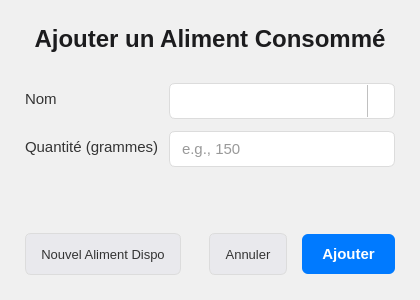
<?xml version="1.0" encoding="UTF-8"?>
<ui version="4.0">
 <class>AddFoodWidget</class>
 <widget class="QWidget" name="AddFoodWidget">
  <property name="geometry">
   <rect>
    <x>0</x>
    <y>0</y>
    <width>420</width>
    <height>300</height>
   </rect>
  </property>
  <property name="windowTitle">
   <string>Tracker2Perf - Ajouter Aliment Consommé</string>
  </property>
  <property name="styleSheet">
   <string>/* === Main Widget === */
#AddFoodWidget {
    background-color: #F0F0F0;
}

/* === Labels === */
QLabel {
    font-size: 11pt;
    color: #333333;
    /* font-family: -apple-system, BlinkMacSystemFont, "Segoe UI", Roboto, Helvetica, Arial, sans-serif; */
}

#titleLabel {
    font-size: 18pt;
    font-weight: bold;
    color: #1c1c1e;
    padding-bottom: 15px;
}

QFormLayout QLabel {
    padding-top: 5px;
}

/* === Line Edits === */
QLineEdit {
    background-color: #FFFFFF;
    border: 1px solid #DCDCDC;
    border-radius: 6px;
    padding: 6px 10px;
    min-height: 22px;
    font-size: 11pt;
    color: #333333;
}
QLineEdit:focus {
    border: 1px solid #007AFF;
}
QLineEdit[placeholderText] {
    color: #AAAAAA;
}

/* === Enhanced Combo Box Styling === */
QComboBox {
    background-color: #FFFFFF;
    border: 1px solid #DCDCDC;
    border-radius: 6px;
    padding: 6px 28px 6px 10px; /* Adjusted right padding for dropdown area */
    min-height: 22px; /* Match LineEdit */
    font-size: 11pt;
    color: #333333;
}

QComboBox:focus {
    border: 1px solid #007AFF;
}

/* :on style less relevant for non-editable combos */
/* QComboBox:on {
    padding-top: 3px;
    padding-left: 4px;
} */

QComboBox::drop-down {
    subcontrol-origin: padding; /* Position relative to padding */
    subcontrol-position: top right; /* Position in top-right */
    width: 25px; /* Width of the dropdown clickable area */

    border-left-width: 1px; /* Separator line */
    border-left-color: #C0C0C0; /* Slightly darker separator */
    border-left-style: solid;

    border-top-right-radius: 6px; /* Match main border radius */
    border-bottom-right-radius: 6px;

    /* Use a gradient or distinct background for the button area */
    background-color: qlineargradient(x1: 0, y1: 0, x2: 0, y2: 1,
                                      stop: 0 #F8F8F8, stop: 1 #EAEAEA);

    margin: 1px; /* Small margin to inset the button slightly */
}

QComboBox::drop-down:hover {
    background-color: qlineargradient(x1: 0, y1: 0, x2: 0, y2: 1,
                                      stop: 0 #FFFFFF, stop: 1 #E0E0E0); /* Lighter on hover */
    border-left-color: #A0A0A0;
}

QComboBox::down-arrow {
     /* Replace with your icon path if desired */
     /* image: url(:/icons/down_arrow.png); */
     width: 12px;
     height: 12px;
}

/* Style the dropdown list */
QComboBox QAbstractItemView {
    border: 1px solid #A0A0A0; /* Match hover border */
    background-color: #FFFFFF;
    selection-background-color: #007AFF;
    selection-color: #FFFFFF;
    color: #333333;
    padding: 4px;
    outline: 0px; /* Remove focus outline from popup */
}
/* === End Enhanced Combo Box Styling === */


/* === Action Buttons === */
/* Save Button (Primary) */
QPushButton#saveButton {
    background-color: #007AFF;
    color: #FFFFFF;
    border: none;
    border-radius: 6px;
    padding: 8px 20px;
    min-height: 24px;
    font-size: 11pt;
    font-weight: 500;
}
QPushButton#saveButton:hover { background-color: #3395FF; }
QPushButton#saveButton:pressed { background-color: #005ECB; }
QPushButton#saveButton:disabled { background-color: #DCDCDC; color: #A0A0A0; }

/* Cancel and AddAvailableFood Buttons (Secondary) */
QPushButton#cancelButton, QPushButton#addAvailableFoodButton {
    background-color: #E9E9ED;
    color: #333333;
    border: 1px solid #DCDCDC;
    border-radius: 6px;
    padding: 8px 15px; /* Adjusted padding */
    min-height: 24px;
    font-size: 10pt; /* Slightly smaller font for secondary */
    font-weight: normal;
}
QPushButton#cancelButton:hover, QPushButton#addAvailableFoodButton:hover {
     background-color: #DDDDDF; border-color: #CFCFCF;
}
QPushButton#cancelButton:pressed, QPushButton#addAvailableFoodButton:pressed {
     background-color: #D5D5D7;
}
   </string>
  </property>
  <layout class="QVBoxLayout" name="mainVLayout">
   <property name="spacing">
    <number>15</number>
   </property>
   <property name="leftMargin">
    <number>25</number>
   </property>
   <property name="topMargin">
    <number>25</number>
   </property>
   <property name="rightMargin">
    <number>25</number>
   </property>
   <property name="bottomMargin">
    <number>25</number>
   </property>
   <item>
    <widget class="QLabel" name="titleLabel">
     <property name="text">
      <string>Ajouter un Aliment Consommé</string>
     </property>
     <property name="alignment">
      <set>Qt::AlignmentFlag::AlignCenter</set>
     </property>
    </widget>
   </item>
   <item>
    <layout class="QFormLayout" name="foodFormLayout">
     <property name="labelAlignment">
      <set>Qt::AlignmentFlag::AlignLeading|Qt::AlignmentFlag::AlignLeft|Qt::AlignmentFlag::AlignVCenter</set>
     </property>
     <property name="horizontalSpacing">
      <number>10</number>
     </property>
     <property name="verticalSpacing">
      <number>12</number>
     </property>
     <item row="0" column="0">
      <widget class="QLabel" name="nomLabel">
       <property name="text">
        <string>Nom</string>
       </property>
      </widget>
     </item>
     <item row="0" column="1">
      <widget class="QComboBox" name="nomComboBox">
       <!-- *** THIS IS THE KEY CHANGE *** -->
       <property name="editable">
        <bool>false</bool>
       </property>
       <!-- ****************************** -->
       <property name="insertPolicy">
        <enum>QComboBox::InsertPolicy::NoInsert</enum>
       </property>
      </widget>
     </item>
     <item row="1" column="0">
      <widget class="QLabel" name="caloriesLabel">
       <property name="text">
        <string>Quantité (grammes)</string>
       </property>
      </widget>
     </item>
     <item row="1" column="1">
      <widget class="QLineEdit" name="quantityLineEdit">
       <property name="placeholderText">
        <string>e.g., 150</string>
       </property>
      </widget>
     </item>
    </layout>
   </item>
   <item>
    <spacer name="verticalSpacer">
     <property name="orientation">
      <enum>Qt::Orientation::Vertical</enum>
     </property>
     <property name="sizeType">
      <enum>QSizePolicy::Policy::Expanding</enum>
     </property>
     <property name="sizeHint" stdset="0">
      <size>
       <width>20</width>
       <height>20</height>
      </size>
     </property>
    </spacer>
   </item>
   <item>
    <layout class="QHBoxLayout" name="buttonBoxHLayout">
     <item>
      <widget class="QPushButton" name="addAvailableFoodButton">
       <property name="toolTip">
        <string>Ajouter un nouvel aliment à la liste globale</string>
       </property>
       <property name="text">
        <string>Nouvel Aliment Dispo</string>
       </property>
      </widget>
     </item>
     <item>
      <spacer name="horizontalSpacer">
       <property name="orientation">
        <enum>Qt::Orientation::Horizontal</enum>
       </property>
       <property name="sizeHint" stdset="0">
        <size>
         <width>40</width>
         <height>20</height>
        </size>
       </property>
      </spacer>
     </item>
     <item>
      <widget class="QPushButton" name="cancelButton">
       <property name="text">
        <string>Annuler</string>
       </property>
      </widget>
     </item>
     <item>
      <widget class="QPushButton" name="saveButton">
       <property name="text">
        <string>Ajouter</string>
       </property>
       <property name="default">
        <bool>true</bool>
       </property>
      </widget>
     </item>
    </layout>
   </item>
  </layout>
 </widget>
 <resources/>
 <connections/>
</ui>
